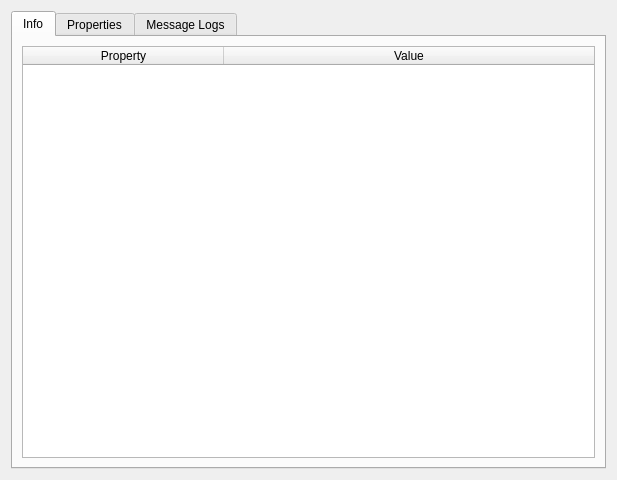
<?xml version="1.0" encoding="UTF-8"?>
<ui version="4.0">
 <class>ULogParametersDialog</class>
 <widget class="QDialog" name="ULogParametersDialog">
  <property name="geometry">
   <rect>
    <x>0</x>
    <y>0</y>
    <width>617</width>
    <height>480</height>
   </rect>
  </property>
  <property name="windowTitle">
   <string>MainWindow</string>
  </property>
  <layout class="QHBoxLayout" name="horizontalLayout_2">
   <item>
    <widget class="QTabWidget" name="tabWidget">
     <property name="focusPolicy">
      <enum>Qt::NoFocus</enum>
     </property>
     <property name="currentIndex">
      <number>0</number>
     </property>
     <widget class="QWidget" name="Info">
      <attribute name="title">
       <string>Info</string>
      </attribute>
      <layout class="QHBoxLayout" name="horizontalLayout">
       <item>
        <widget class="QTableWidget" name="tableWidgetInfo">
         <property name="editTriggers">
          <set>QAbstractItemView::NoEditTriggers</set>
         </property>
         <property name="selectionMode">
          <enum>QAbstractItemView::SingleSelection</enum>
         </property>
         <property name="columnCount">
          <number>2</number>
         </property>
         <attribute name="horizontalHeaderMinimumSectionSize">
          <number>200</number>
         </attribute>
         <attribute name="horizontalHeaderDefaultSectionSize">
          <number>201</number>
         </attribute>
         <attribute name="horizontalHeaderStretchLastSection">
          <bool>true</bool>
         </attribute>
         <attribute name="verticalHeaderVisible">
          <bool>false</bool>
         </attribute>
         <column>
          <property name="text">
           <string>Property</string>
          </property>
         </column>
         <column>
          <property name="text">
           <string>Value</string>
          </property>
         </column>
        </widget>
       </item>
      </layout>
     </widget>
     <widget class="QWidget" name="Properties">
      <attribute name="title">
       <string>Properties</string>
      </attribute>
      <layout class="QVBoxLayout" name="verticalLayout_3">
       <item>
        <widget class="QTableWidget" name="tableWidgetParams">
         <property name="editTriggers">
          <set>QAbstractItemView::NoEditTriggers</set>
         </property>
         <property name="selectionMode">
          <enum>QAbstractItemView::SingleSelection</enum>
         </property>
         <property name="columnCount">
          <number>2</number>
         </property>
         <attribute name="horizontalHeaderStretchLastSection">
          <bool>true</bool>
         </attribute>
         <attribute name="verticalHeaderVisible">
          <bool>false</bool>
         </attribute>
         <column>
          <property name="text">
           <string>Property</string>
          </property>
         </column>
         <column>
          <property name="text">
           <string>Value</string>
          </property>
         </column>
        </widget>
       </item>
      </layout>
     </widget>
     <widget class="QWidget" name="Logs">
      <attribute name="title">
       <string>Message Logs</string>
      </attribute>
      <layout class="QVBoxLayout" name="verticalLayout">
       <item>
        <widget class="QTableWidget" name="tableWidgetLogs">
         <property name="selectionBehavior">
          <enum>QAbstractItemView::SelectRows</enum>
         </property>
         <property name="sortingEnabled">
          <bool>false</bool>
         </property>
         <property name="columnCount">
          <number>3</number>
         </property>
         <attribute name="horizontalHeaderStretchLastSection">
          <bool>true</bool>
         </attribute>
         <attribute name="verticalHeaderVisible">
          <bool>false</bool>
         </attribute>
         <column>
          <property name="text">
           <string>Timestamp</string>
          </property>
         </column>
         <column>
          <property name="text">
           <string>Level</string>
          </property>
         </column>
         <column>
          <property name="text">
           <string>Message</string>
          </property>
         </column>
        </widget>
       </item>
      </layout>
     </widget>
    </widget>
   </item>
  </layout>
 </widget>
 <resources/>
 <connections/>
</ui>
